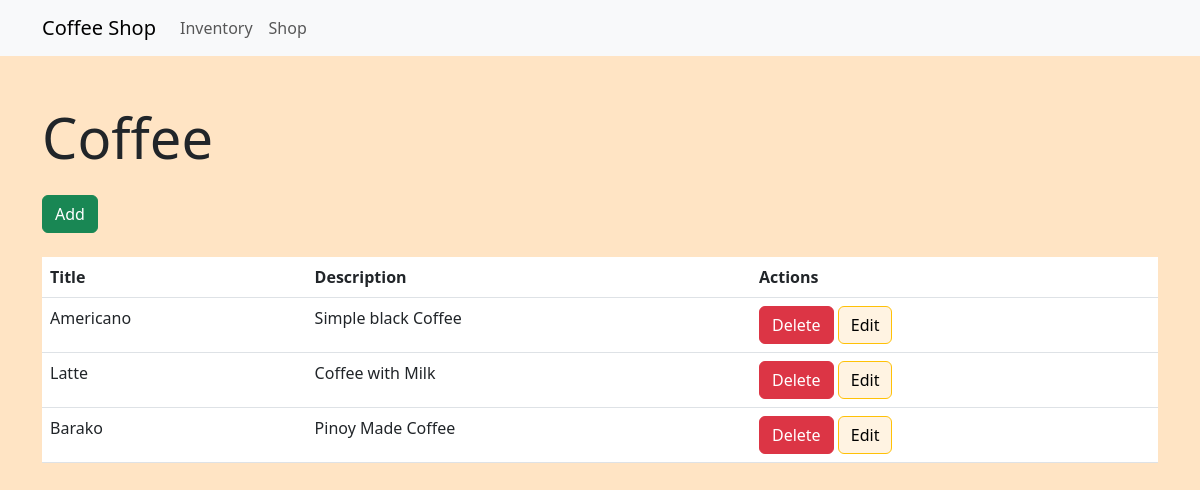
/inventory/, run on an earlier commit of the app's database.
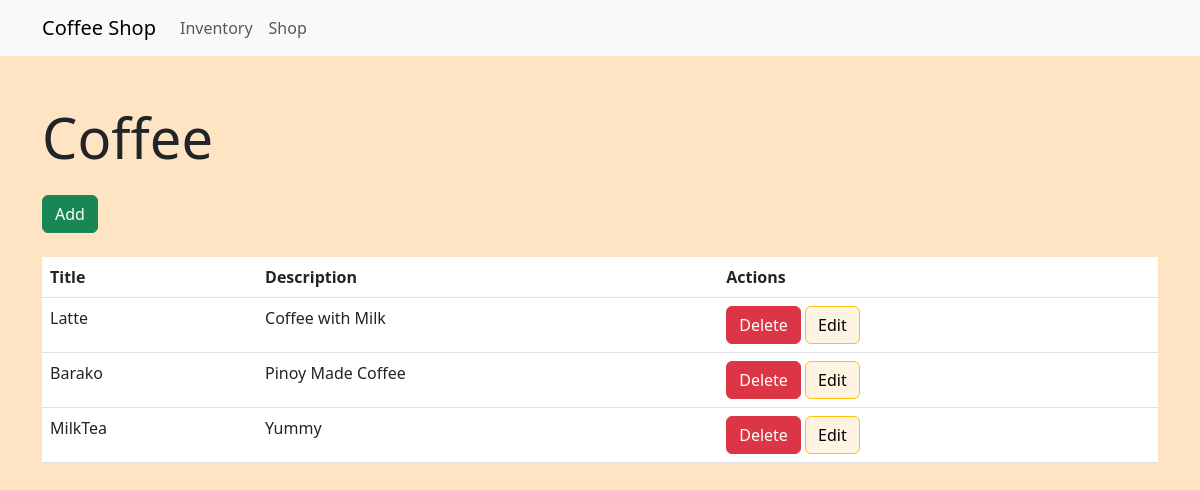
And on a later commit of the database.
### inventory/models.py (models this page shows, shortened)
class CoffeeName(models.Model):
    title = models.CharField(max_length=100)
    description = models.TextField(null=True, blank=True)
    price = models.DecimalField(null=True, max_digits=10, decimal_places=2)
    created = models.DateTimeField(auto_now_add=True)

### inventory/views.py (the view)
# urls.py: path("", coffeeList.as_view(), name="coffeeNames"),
class coffeeList(ListView):
    model = CoffeeName
    context_object_name = 'coffee_names'

### inventory/templates/inventory/coffeename_list.html (shortened to what this page needs)
<!DOCTYPE html>
<html lang="en">
<head>
    <link href="https://cdn.jsdelivr.net/npm/bootstrap@5.3.0/dist/css/bootstrap.min.css" rel="stylesheet">
</head>
<body style="background-color: bisque;">
    <nav class="navbar navbar-expand-lg navbar-light bg-light">
        <div class="container">
            <a class="navbar-brand" href="#">Coffee Shop</a>
            <div class="collapse navbar-collapse" id="navbarNav">
                <ul class="navbar-nav ml-auto">
                    <li class="nav-item">
                        <a class="nav-link" href="#">Inventory</a>
                    </li>
                    <li class="nav-item">
                        <a class="nav-link" href="{% url 'products_list' %}">Shop</a>
                    </li>
                </ul>
            </div>
        </div>
    </nav>
    <div class="container mt-5">
        <h1 class="display-4 mb-4">Coffee</h1>
        <a href="{% url 'addCoffee' %}" class="btn btn-success mb-4">Add</a>
        <table class="table">
            <thead>
                <tr>
                    <th scope="col">Title</th>
                    <th scope="col">Description</th>
                    <th scope="col">Actions</th>
                </tr>
            </thead>
            <tbody style="background-color: antiquewhite;">
                {% for coffee in object_list %}
                    <tr>
                        <td>{{ coffee.title }}</td>
                        <td>{{ coffee.description }}</td>
                        <td>
                            <a href="{% url 'deleteCoffee' coffee.id %}" class="btn btn-danger">Delete</a>
                            <a href="{% url 'updateCoffee' coffee.id %}" class="btn btn-warning" style="background-color: #fff3e2;">Edit</a>
                        </td>
                    </tr>
                {% empty %}
                    <tr>
                        <td colspan="3"><p class="small">No items</p></td>
                    </tr>
                {% endfor %}
            </tbody>
        </table>
    </div>
</body>
</html>

What changed in the data, as far as the page shows it:
removed CoffeeName: title "Americano", description "Simple black Coffee"
added CoffeeName: title "MilkTea", description "Yummy"
